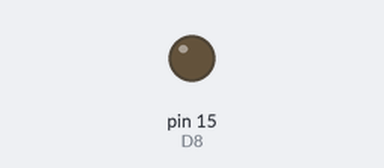
Recording of a sketch running on a simulated Arduino Uno, built with avr-gcc and run on an emulated ATmega328P. On the bench: output pins drawn as LEDs (lit = HIGH). Pins used as bus, display or sensor lines are not drawn.

Above: at 1.0 s.
At 2.5 s:
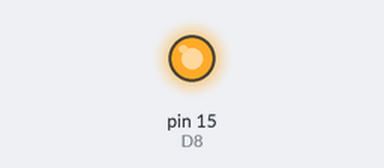
Timing chart, 0 to 5.2 s (numbered marks = the images above):
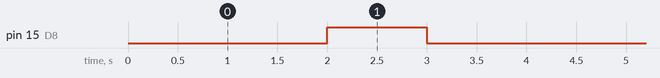

Measured:
- by itself, pin 15 (D8): alternates HIGH for 1.0 s and LOW for 3.0 s

The sketch:

led.ino
```cpp
#define D7 13
#define D8 15

void setup() {
  pinMode(D7, OUTPUT); // set the digital pin as output.
  pinMode(D8, OUTPUT); // set the digital pin as output.
}

void loop() {
  digitalWrite(D7, HIGH);
  delay(1000);
  digitalWrite(D7, LOW);
  delay(1000);

  digitalWrite(D8, HIGH);
  delay(1000);
  digitalWrite(D8, LOW);
  delay(1000);
}
```
